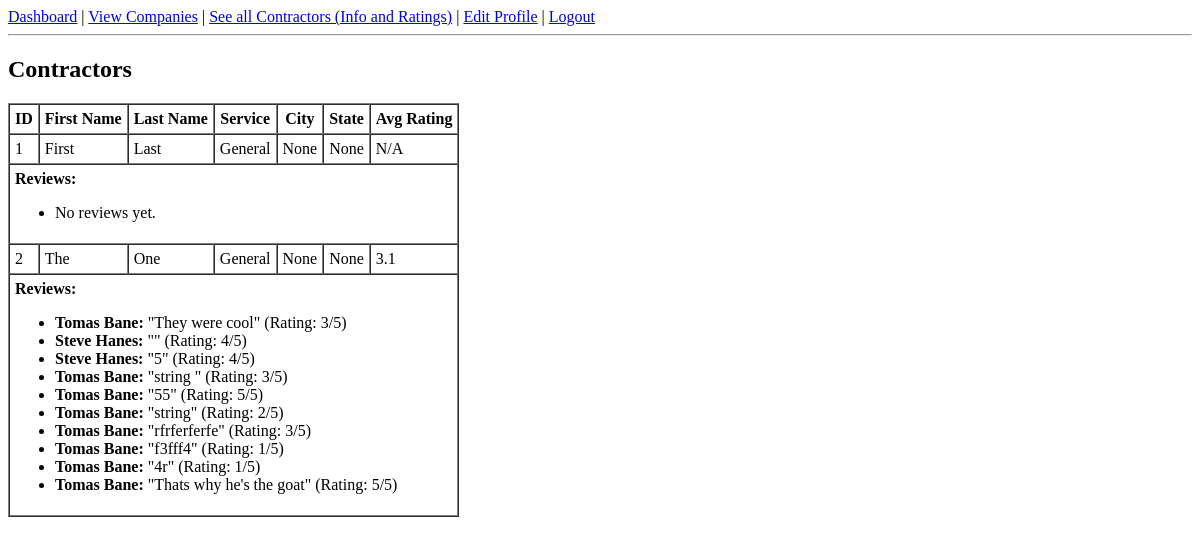
The app's page /contractors (signed in), older data.
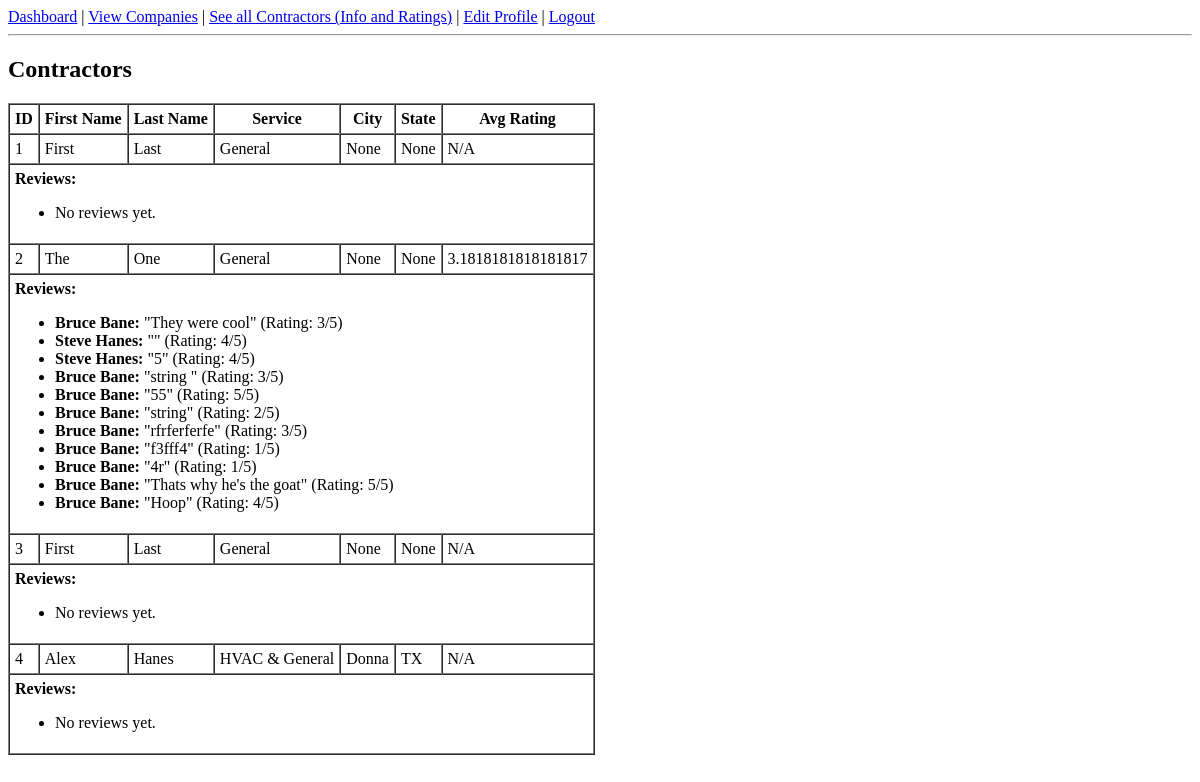
The same page, newer data.
### tables this page shows
CREATE TABLE Contractor (
    contractorID INTEGER PRIMARY KEY AUTOINCREMENT,
    userID INTEGER UNIQUE NOT NULL,
    companyID INTEGER,
    service TEXT,
    firstName TEXT NOT NULL,
    lastName TEXT NOT NULL,
    city TEXT,
    state CHAR(2),
    rating REAL, earnings REAL DEFAULT 0,
    FOREIGN KEY(userID) REFERENCES User(userID)
);

CREATE TABLE Review (
        reviewID INTEGER PRIMARY KEY AUTOINCREMENT,
        jobID INTEGER NOT NULL,
        clientID INTEGER NOT NULL,
        contractorID INTEGER NOT NULL,
        rating INTEGER CHECK(rating BETWEEN 1 AND 5),
        comment TEXT,
        date DATE NOT NULL,
        FOREIGN KEY(jobID) REFERENCES Job_Request(jobID),
        FOREIGN KEY(clientID) REFERENCES Client(clientID),
        FOREIGN KEY(contractorID) REFERENCES Contractor(contractorID)
    );

### app.py (the view)
@app.route("/contractors")
def list_contractors():
    if "user_id" not in session:
        return redirect("/login")
    conn = get_db()
    cur = conn.cursor()
    cur.execute("""
        SELECT ctr.*,
               IFNULL(AVG(r.rating), 0) AS avg_rating
        FROM Contractor ctr
        LEFT JOIN Review r ON ctr.contractorID = r.contractorID
        GROUP BY ctr.contractorID
    """)
    contractors = cur.fetchall()
    contractor_reviews = {}
    cur.execute("""
        SELECT r.contractorID, r.comment, r.rating, c.firstName || ' ' || c.lastName AS clientName
        FROM Review r
        JOIN Client c ON r.clientID = c.clientID
    """)
    for row in cur.fetchall():
        contractor_reviews.setdefault(row["contractorID"], []).append({
            "comment": row["comment"],
            "rating": row["rating"],
            "clientName": row["clientName"]
        })
    conn.close()
    return render_template("contractors.html", contractors=contractors, contractor_reviews=contractor_reviews)

### app.py (called while the page is built)
def get_db():
    conn = sqlite3.connect(DB_FILE)
    conn.row_factory = sqlite3.Row
    return conn

### templates/contractors.html
{% extends "base.html" %}
{% block content %}
<h2>Contractors</h2>
<table border="1" cellpadding="5" cellspacing="0">
    <tr>
        <th>ID</th><th>First Name</th><th>Last Name</th><th>Service</th><th>City</th><th>State</th><th>Avg Rating</th>
    </tr>
    {% for c in contractors %}
    <tr>
        <td>{{ c.contractorID }}</td>
        <td>{{ c.firstName }}</td>
        <td>{{ c.lastName }}</td>
        <td>{{ c.service }}</td>
        <td>{{ c.city }}</td>
        <td>{{ c.state }}</td>
        <td>{{ c.avg_rating or "N/A" }}</td>
    </tr>
    <tr>
        <td colspan="7">
            <strong>Reviews:</strong>
            <ul>
                {% if contractor_reviews.get(c.contractorID) %}
                    {% for r in contractor_reviews[c.contractorID] %}
                    <li>
                        <strong>{{ r.clientName }}:</strong>
                        "{{ r.comment }}"
                        (Rating: {{ r.rating }}/5)
                    </li>
                    {% endfor %}
                {% else %}
                    <li>No reviews yet.</li>
                {% endif %}
            </ul>
        </td>
    </tr>
    {% endfor %}
</table>
{% endblock %}

### templates/base.html (shortened to what this page needs)
<!DOCTYPE html>
<html>
<head>
</head>
<body>
    <nav>
        {% if session.user_id %}
            <a href="/dashboard">Dashboard</a> |
            <a href="/companies">View Companies</a> |
            <a href="/contractors">See all Contractors (Info and Ratings)</a> |
            <a href="/profile/edit">Edit Profile</a> |
            <a href="/logout">Logout</a>
        {% else %}
            <a href="/login">Login</a> |
            <a href="/help">Help</a> |
            <a href="/register">Register</a> |
            <a href="/forgot">Forgot Password</a>
        {% endif %}
    </nav>
    <hr>
    {% block content %}{% endblock %}
</body>
</html>

Row changes from the older to the newer data that the page shows:
changed Contractor "The": rating "3.1" → "3.1818181818181817"
computed for Review "They were cool": clientName "Tomas Bane" → "Bruce Bane"
computed for Review (number 2 of 9 on the later page): clientName "Tomas Bane" → "Bruce Bane"
computed for Review (number 3 of 9 on the later page): clientName "Tomas Bane" → "Bruce Bane"
computed for Review (number 4 of 9 on the later page): clientName "Tomas Bane" → "Bruce Bane"
computed for Review "rfrferferfe": clientName "Tomas Bane" → "Bruce Bane"
computed for Review "f3fff4": clientName "Tomas Bane" → "Bruce Bane"
computed for Review (number 7 of 9 on the later page): clientName "Tomas Bane" → "Bruce Bane"
computed for Review "Thats why he's the goat": clientName "Tomas Bane" → "Bruce Bane"
added Review: clientName "Bruce Bane", comment "Hoop", rating "4", shown under Contractor "The"
added Contractor: contractorID "3", firstName "First", lastName "Last", service "General", city "None", state "None", avg_rating "N/A", shows "No reviews yet."
added Contractor: contractorID "4", firstName "Alex", lastName "Hanes", service "HVAC & General", city "Donna", state "TX", avg_rating "N/A", shows "No reviews yet."
